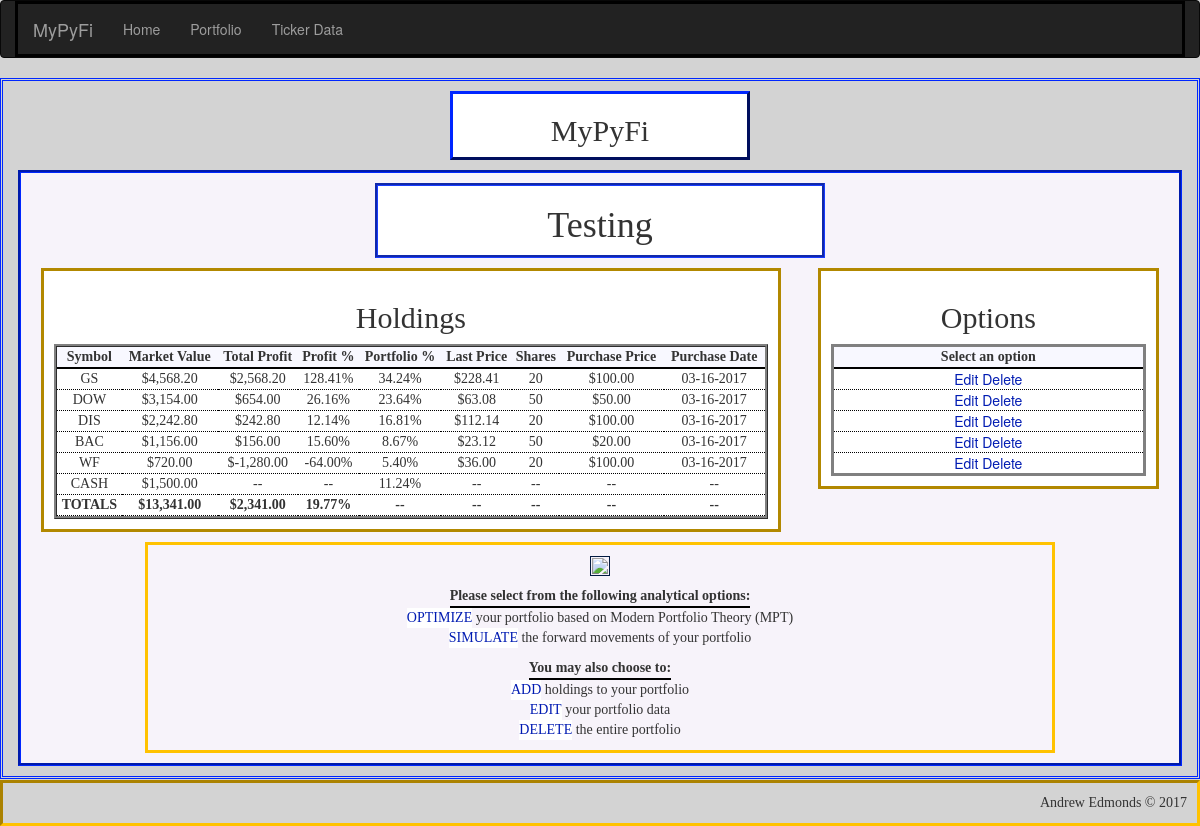
Screenshot of /portfolio/Testing with the database file from the repository.
### app/models.py (models this page shows, shortened)
class Portfolio(db.Model):
    __tablename__ = 'portfolios'
    id = db.Column(db.Integer, primary_key=True, autoincrement=True)
    name = db.Column(db.String(25), unique=True)    # name of portfolio
    cash = db.Column(db.Float)                      # cash holdings within portfolio
    market_value = db.Column(db.Float)              # market value of all holdings + cash
    total_profit = db.Column(db.Float)              # total profits of all holdings
    invested = db.Column(db.Float)                  # total amount invested into holdings - excludes cash holding
    profit_percent = db.Column(db.Float)            # percent return on current amount invested - excludes cash holding
    num_holdings = db.Column(db.Integer)            # total number of holdings in portfolio - excludes cash holding
    holdings = db.relationship('Holding', backref='portfolio', lazy='dynamic')

class Holding(db.Model):
    __tablename__ = 'holdings'
    id = db.Column(db.Integer, primary_key=True, autoincrement=True)
    symbol = db.Column(db.String(6))            # stock symbol
    shares = db.Column(db.Integer)              # number of shares held
    market_value = db.Column(db.Float)          # market value of holding
    purch_date = db.Column(db.Date)             # date holding was purchased
    purch_price = db.Column(db.Float)           # share price on purchase date
    last_price = db.Column(db.Float)            # most recent price from pandas_dataframe module
    total_profit = db.Column(db.Float)          # total profits of holding ($)
    profit_percent = db.Column(db.Float)        # percent profit based on initial amount invested
    portfolio_percent = db.Column(db.Float)     # percent holding makes up of overall portfolio
    last_updated = db.Column(db.String)         # date holding's last_price attribute was updated
    portfolio_id = db.Column(db.Integer, db.ForeignKey('portfolios.id'))

### app/main/views.py (the view)
@main.route('/portfolio/<name>', methods=['GET', 'POST'])
def portfolio(name):
    portfolio = Portfolio.query.filter_by(name=name).first()
    if portfolio is None:
        abort(404)
    else:
        session['portfolio'] = str(portfolio.name)
    holding_data = portfolio.holdings.order_by(Holding.portfolio_percent.desc()).all()
    PortfolioPlot(portfolio)
    return render_template('portfolio/portfolio.html', name=name, holding_data=holding_data, cash=portfolio.cash)

### app/templates/portfolio/portfolio.html (shortened to what this page needs)
{% extends "base-detailed.html" %}
{% import "bootstrap/wtf.html" as wtf %}
{% block page_title %}
<h2>
    <center>MyPyFi</center>
</h2>
{% endblock %}
{% block main_title %}
<h1>{{ name }}</h1>
{% endblock %}
{% block main_focus %}
{% if not holding_data|count > 0 %}
<h1>
    <center>No Holdings Found!</center>
</h1>
<p>
<center>There are no holdings saved in the portfolio {{ name }}</center></p>
{% else %}
<h2>
    <center>Holdings</center>
</h2>
<table style="width:100%" id="portfolio_table">
    <tr>
        <th>
            <center>Symbol</center>
        </th>
        <th>
            <center>Market Value</center>
        </th>
        <th>
            <center>Total Profit</center>
        </th>
        <th>
            <center>Profit %</center>
        </th>
        <th>
            <center>Portfolio %</center>
        </th>
        <th>
            <center>Last Price</center>
        </th>
        <th>
            <center>Shares</center>
        </th>
        <th>
            <center>Purchase Price</center>
        </th>
        <th>
            <center>Purchase Date</center>
        </th>
    </tr>
    {% for holding in holding_data %}
    <tr>
        <td>
            <center>{{ holding["symbol"] | upper }}</center>
        </td>
        <td>
            <center>{{ "${:,.2f}".format(holding["last_price"]*holding["shares"]) }}</center>
        </td>
        <td>
            <center>{{ "${:,.2f}".format(holding["total_profit"]) }}</center>
        </td>
        <td>
            <center>{{ "{0:.2f}%".format(holding["profit_percent"]*100) }}</center>
        </td>
        <td>
            <center>{{ "{0:.2f}%".format(holding["portfolio_percent"]*100) }}</center>
        </td>
        <td>
            <center>{{ "${:,.2f}".format(holding["last_price"]) }}</center>
        </td>
        <td>
            <center>{{ holding["shares"] }}</center>
        </td>
        <td>
            <center>{{ "${:,.2f}".format(holding["purch_price"]) }}</center>
        </td>
        <td>
            <center>{{ "{:%m-%d-%Y}".format(holding["purch_date"]) }}</center>
        </td>
    </tr>
    {% endfor %}
    <tr id="cash_row">
        <td>
            <center>CASH</center>
        </td>
        <td>
            <center>{{ "${:,.2f}".format(cash) }}</center>
        </td>
        <td>
            <center>--</center>
        </td>
        <td>
            <center>--
            </center>
        </td>
        <td>
            <center>{{
                "{0:.2f}%".format(100*cash/(holding_data|sum(attribute="market_value")+cash))
                }}
            </center>
        </td>
        <td>
            <center>--
            </center>
        </td>
        <td>
            <center>--
            </center>
        </td>
        <td>
            <center>--
            </center>
        </td>
        <td>
            <center>--
            </center>
        </td>
    </tr>
    <tr id="focus_total_row">
        <td>
            <center>TOTALS</center>
        </td>
        <td>
            <center>{{ "${:,.2f}".format(cash + holding_data|sum(attribute="market_value")) }}</center>
        </td>
        <td>
            <center>{{ "${:,.2f}".format(holding_data|sum(attribute="total_profit")) }}</center>
        </td>
        <td>
            <center>{{
                "{0:.2f}%".format(100*holding_data|sum(attribute="total_profit")/holding_data|sum(attribute="market_value"))
                }}
            </center>
        </td>
        <td>
            <center>--
            </center>
        </td>
        <td>
            <center>--
            </center>
        </td>
        <td>
            <center>--
            </center>
        </td>
        <td>
            <center>--
            </center>
        </td>
        <td>
            <center>--
            </center>
        </td>
    </tr>
</table>
{% endif %}
{% endblock %}
{% block main_options %}
{% if not holding_data|count > 0 %}
<h1>
    <center>No Holdings Found!</center>
</h1>
<p>
<center>There are no holdings saved in the portfolio {{ name }}</center></p>
{% else %}
<h2>
    <center>Options</center>
</h2>
<table style="width:100%" id="options_table">
    <tr>
        <th>
            <center>Select an option</center>
        </th>
    </tr>
    {% for holding in holding_data %}
    <tr>
        <td>
            <a class="button"
               href="{{ url_for('main.holding_edit', name=name, symbol=holding['symbol'], holding_id = holding['id'])}}">Edit</a>
            <a class="button"
               href="{{ url_for('main.holding_delete_ask', name=name, symbol=holding['symbol'], holding_id = holding['id'])}}">Delete</a>
        </td>
    </tr>
    {% endfor %}
</table>
{% endif %}
{% endblock %}
{% block verbage %}
<img src="{{ url_for('static',filename='portfolio_plot.png') }}">
<table style="width:100%" id="verbage_action_table">
    <tr>
        <th>
            <center>Please select from the following analytical options:</center>
        </th>
    </tr>
    <tr>
        <td>
            <a class="button" href="{{ url_for('main.portfolio_optimal_ask', name=name) }}">OPTIMIZE</a>
            your portfolio based on Modern Portfolio Theory (MPT)
        </td>
    </tr>
    <tr>
        <td>
            <a class="button" href="{{ url_for('main.portfolio_simulate_ask', name=name) }}">SIMULATE</a>
            the forward movements of your portfolio
        </td>
    </tr>
</table>
<table style="width:100%" id="verbage_edit_table">
    <tr>
        <th>
            <center>You may also choose to:</center>
        </th>
    </tr>
    <tr>
        <td>
            <a class="button" href="{{ url_for('main.holding_add', name=name) }}">ADD</a>
            holdings to your portfolio
        </td>
    </tr>
    <tr>
        <td>
            <a class="button" href="{{ url_for('main.portfolio_edit', name=name) }}">EDIT</a>
            your portfolio data
        </td>
    </tr>
    <tr>
        <td>
            <a class="button" href="{{ url_for('main.portfolio_delete_ask', name=name) }}">DELETE</a> the entire
            portfolio
        </td>
    </tr>
</table>
{% endblock %}

### app/static/css/style_main.css (style rules this page uses)
body { background-color: lightgray; }
#main h2 { font-family: "Palatino Linotype"; }
#main th { font-family: "Bitstream Vera Sans Mono"; border-bottom: 2pt solid black; }
#portfolio_table { border-collapse: separate; border-style: ridge; background-color: #F4F1F7; }
#main-focus th { background-color: ghostwhite; }
#main-focus td { font-family: "Felix Titling"; border-bottom: 1pt dotted black; background-color: white; }
#focus_total_row { font-weight: bold; }
#options_table { text-align: center; border-style: solid; background-color: #F4F1F7; }
#main-options th { background-color: ghostwhite; }
#main-options td { font-family: Verdana, "Helvetica Neue", Arial, Helvetica, Geneva, sans-serif; border-bottom: 1pt dotted black; background-color: white; }
#verbage th { display: inline-block; }
.button { background-color: white; color: #001BB2; border: thin; text-align: center; text-decoration: none; display: inline-block; cursor: pointer; }
img { padding:1px; border:1px solid #021a40; }

### rows the page displays
Portfolio: name "Testing", cash "$1,500.00"
Holding: symbol "GS", holding['last_price']*holding['shares'] "$4,568.20", total_profit "$2,568.20", holding['profit_percent']*100 "128.41%", holding['portfolio_percent']*100 "34.24%", last_price "$228.41", shares "20", purch_price "$100.00", purch_date "03-16-2017"
Holding: symbol "DOW", holding['last_price']*holding['shares'] "$3,154.00", total_profit "$654.00", holding['profit_percent']*100 "26.16%", holding['portfolio_percent']*100 "23.64%", last_price "$63.08", shares "50", purch_price "$50.00", purch_date "03-16-2017"
Holding: symbol "DIS", holding['last_price']*holding['shares'] "$2,242.80", total_profit "$242.80", holding['profit_percent']*100 "12.14%", holding['portfolio_percent']*100 "16.81%", last_price "$112.14", shares "20", purch_price "$100.00", purch_date "03-16-2017"
Holding: symbol "BAC", holding['last_price']*holding['shares'] "$1,156.00", total_profit "$156.00", holding['profit_percent']*100 "15.60%", holding['portfolio_percent']*100 "8.67%", last_price "$23.12", shares "50", purch_price "$20.00", purch_date "03-16-2017"
Holding: symbol "WF", holding['last_price']*holding['shares'] "$720.00", total_profit "$-1,280.00", holding['profit_percent']*100 "-64.00%", holding['portfolio_percent']*100 "5.40%", last_price "$36.00", shares "20", purch_price "$100.00", purch_date "03-16-2017"

### other values shown
{{ "${:,.2f}".format(cash + holding_data|sum(attribute="market_value")) }} "$13,341.00"
{{ "${:,.2f}".format(holding_data|sum(attribute="total_profit")) }} "$2,341.00"
